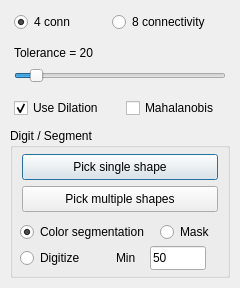
<?xml version="1.0" encoding="UTF-8"?>
<ui version="4.0">
 <class>FloodFillDialog</class>
 <widget class="QDialog" name="FloodFillDialog">
  <property name="geometry">
   <rect>
    <x>0</x>
    <y>0</y>
    <width>240</width>
    <height>288</height>
   </rect>
  </property>
  <property name="windowTitle">
   <string>Shape detector</string>
  </property>
  <widget class="QRadioButton" name="radio_fourConn">
   <property name="geometry">
    <rect>
     <x>14</x>
     <y>12</y>
     <width>90</width>
     <height>20</height>
    </rect>
   </property>
   <property name="toolTip">
    <string>Floodfill with a connectivity of 4</string>
   </property>
   <property name="text">
    <string>4 conn</string>
   </property>
   <property name="checked">
    <bool>true</bool>
   </property>
  </widget>
  <widget class="QRadioButton" name="radio_eightConn">
   <property name="geometry">
    <rect>
     <x>112</x>
     <y>12</y>
     <width>118</width>
     <height>20</height>
    </rect>
   </property>
   <property name="toolTip">
    <string>Floodfill with a connectivity of 8</string>
   </property>
   <property name="text">
    <string>8 connectivity</string>
   </property>
  </widget>
  <widget class="QLabel" name="text_tol">
   <property name="geometry">
    <rect>
     <x>14</x>
     <y>44</y>
     <width>140</width>
     <height>18</height>
    </rect>
   </property>
   <property name="text">
    <string>Tolerance = 20</string>
   </property>
  </widget>
  <widget class="QSlider" name="slider_tolerance">
   <property name="geometry">
    <rect>
     <x>14</x>
     <y>66</y>
     <width>212</width>
     <height>20</height>
    </rect>
   </property>
   <property name="toolTip">
    <string>Color detection equal pixel color +/- tolerance</string>
   </property>
   <property name="minimum">
    <number>0</number>
   </property>
   <property name="maximum">
    <number>255</number>
   </property>
   <property name="value">
    <number>20</number>
   </property>
   <property name="orientation">
    <enum>Qt::Orientation::Horizontal</enum>
   </property>
  </widget>
  <widget class="QCheckBox" name="checkbox_useDilation">
   <property name="geometry">
    <rect>
     <x>14</x>
     <y>98</y>
     <width>106</width>
     <height>20</height>
    </rect>
   </property>
   <property name="toolTip">
    <string>Use dilation operation to find better limits between neighboring shapes</string>
   </property>
   <property name="text">
    <string>Use Dilation</string>
   </property>
   <property name="checked">
    <bool>true</bool>
   </property>
  </widget>
  <widget class="QCheckBox" name="check_mahal">
   <property name="geometry">
    <rect>
     <x>126</x>
     <y>98</y>
     <width>104</width>
     <height>20</height>
    </rect>
   </property>
   <property name="toolTip">
    <string>Do color segmentation using Mahalanobis distance</string>
   </property>
   <property name="text">
    <string>Mahalanobis</string>
   </property>
  </widget>
  <widget class="QGroupBox" name="group_DS">
   <property name="geometry">
    <rect>
     <x>10</x>
     <y>128</y>
     <width>220</width>
     <height>150</height>
    </rect>
   </property>
   <property name="title">
    <string>Digit / Segment</string>
   </property>
   <widget class="QPushButton" name="push_pickSingle">
    <property name="geometry">
     <rect>
      <x>12</x>
      <y>26</y>
      <width>196</width>
      <height>26</height>
     </rect>
    </property>
    <property name="toolTip">
     <string>Pick up the body's shape with the selected color</string>
    </property>
    <property name="text">
     <string>Pick single shape</string>
    </property>
    <property name="checkable">
     <bool>true</bool>
    </property>
   </widget>
   <widget class="QPushButton" name="push_pickMultiple">
    <property name="geometry">
     <rect>
      <x>12</x>
      <y>58</y>
      <width>196</width>
      <height>26</height>
     </rect>
    </property>
    <property name="toolTip">
     <string>&lt;html&gt;Find out all bounding polygons that share the selected colors.&lt;br&gt;Click every shape you want, then right-click or double-click&lt;br&gt;in the figure to finish&lt;/html&gt;</string>
    </property>
    <property name="text">
     <string>Pick multiple shapes</string>
    </property>
    <property name="checkable">
     <bool>true</bool>
    </property>
   </widget>
   <widget class="QRadioButton" name="radio_colorSegment">
    <property name="geometry">
     <rect>
      <x>10</x>
      <y>94</y>
      <width>140</width>
      <height>20</height>
     </rect>
    </property>
    <property name="toolTip">
     <string>Create a new image with shapes colored as you selected</string>
    </property>
    <property name="text">
     <string>Color segmentation</string>
    </property>
    <property name="checked">
     <bool>true</bool>
    </property>
   </widget>
   <widget class="QRadioButton" name="radio_mask">
    <property name="geometry">
     <rect>
      <x>150</x>
      <y>94</y>
      <width>64</width>
      <height>20</height>
     </rect>
    </property>
    <property name="toolTip">
     <string>Create a new image with a mask of the selected shapes</string>
    </property>
    <property name="text">
     <string>Mask</string>
    </property>
   </widget>
   <widget class="QRadioButton" name="radio_digitize">
    <property name="geometry">
     <rect>
      <x>10</x>
      <y>120</y>
      <width>80</width>
      <height>20</height>
     </rect>
    </property>
    <property name="toolTip">
     <string>Detect bounding polygon to the colored selected body</string>
    </property>
    <property name="text">
     <string>Digitize</string>
    </property>
   </widget>
   <widget class="QLabel" name="text_minPts">
    <property name="geometry">
     <rect>
      <x>106</x>
      <y>121</y>
      <width>28</width>
      <height>18</height>
     </rect>
    </property>
    <property name="visible">
     <bool>false</bool>
    </property>
    <property name="text">
     <string>Min</string>
    </property>
   </widget>
   <widget class="QLineEdit" name="edit_minPts">
    <property name="geometry">
     <rect>
      <x>140</x>
      <y>118</y>
      <width>56</width>
      <height>24</height>
     </rect>
    </property>
    <property name="visible">
     <bool>false</bool>
    </property>
    <property name="toolTip">
     <string>Shapes with less than this number of vertex won't be ploted</string>
    </property>
    <property name="text">
     <string>50</string>
    </property>
   </widget>
  </widget>
 </widget>
 <resources/>
 <connections/>
</ui>
